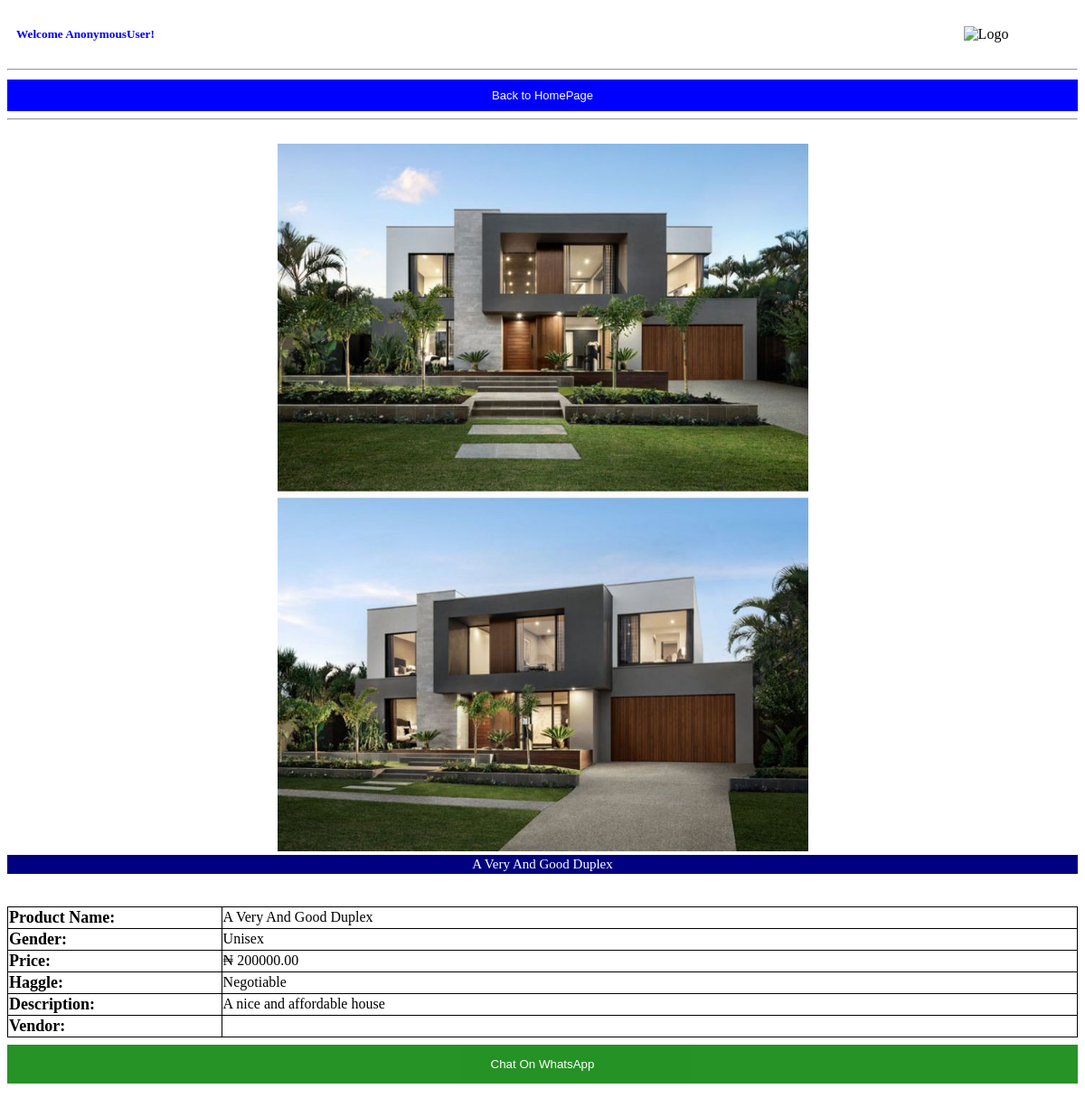
/product/get_product/3, run on the app's committed database.
### product/models.py (models this page shows, shortened)
class Product(models.Model):
    negotiate = [
        ('Negotiable', 'Negotiable'),
        ('Unnegotiable', 'Unnegotiable'),
    ]
    sex = [
        ('Male', 'Male'),
        ('Female', 'Female'),
        ('Unisex', 'Unisex'),
    ]
    created_by = models.ForeignKey(Vendor, related_name = "fashion_vendors", on_delete=models.CASCADE, null=True)
    product_name = models.CharField(max_length=100, null=True)
    category = models.ForeignKey(Categorie, on_delete=models.CASCADE, related_name='product', null=True)
    gender = models.CharField(max_length=10, choices=sex, default='Unisex', null=True)
    price = models.DecimalField(decimal_places=2, max_digits=15, null=True)
    haggle = models.CharField(max_length=50, choices=negotiate, default='Negotiable')
    description = models.TextField(blank=True, null=True)
    image = models.ImageField(upload_to = 'image/', null=True)
    image2 = models.ImageField(upload_to = 'image/', null=True, blank= True)
    image3 = models.ImageField(upload_to = 'image/', null=True, blank= True)
    image4 = models.ImageField(upload_to = 'image/', null=True, blank= True)
    image5 = models.ImageField(upload_to = 'image/', null=True, blank= True)
    created = models.DateTimeField(auto_now_add=True)
    updated = models.DateTimeField(auto_now=True)
    class Meta:
        ordering = ('-created',)
    @property
    def imageURL(self):
        try:
            url = self.image.url
        except:
            url = ''
        return url
    @property
    def image2URL(self):
        try:
            url = self.image2.url
        except:
            url = ''
        return url
    @property
    def image3URL(self):
        try:
            url = self.image3.url
        except:
            url = ''
        return url
    @property
    def image4URL(self):
        try:
            url = self.image4.url
        except:
            url = ''
        return url
    @property
    def image5URL(self):
        try:
            url = self.image5.url
        except:
            url = ''
        return url

### product/views.py (the view)
# urls.py: path('get_product/<str:pk>', getProduct, name='get_product'),
def getProduct(request, pk):
    product = Product.objects.get(id=pk)
    context = {'product':product}
    return render(request, 'get_product.html', context)

### product/templates/get_product.html (shortened to what this page needs)
{% extends 'index.html'%}
{% block content %}
{% load static %}
<link rel="stylesheet" href="{% static 'product.css'%}">
<div class="slideshow-container">
  <center>
    {% if product.imageURL %}
    <div class="mySlides">
      <img src="{{product.imageURL}}" style="width:50%">
    </div>
    {%endif%}
  </center>
</div>
<div class="text">{{product.product_name|title}}</div>
<br>
<br>
<table>
  <tr>
    <th>Product Name:</th>
    <td>{{product.product_name|title}}</td>
  </tr>
  <tr>
    <th>Gender:</th>
    <td>{{product.gender|title}}</td>
  </tr>
  <tr>
    <th>Price:</th>
    <td>&#8358 {{product.price}}</td>
  </tr>
  <tr>
    <th>Haggle:</th>
    <td>{{product.haggle|capfirst}}</td>
  </tr>
  <tr>
    <th>Description:</th>
    <td>{{product.description}}</td>
  </tr>
  <tr>
    <th>Vendor:</th>
      <td>{{product.created_by.business_name|title}}</td>
    </tr>
</table>
<a href="https://wa.me/{{product.created_by.business_whatsapp_number}}"><input class="input" type="submit"
    value="Chat On WhatsApp"></a>
</body>
</html>
{%endblock%}

### core/static/index.css (style rules this page uses)
input { background-color: green; color: white; padding: 14px 20px; margin: 8px 0; border: none; cursor: pointer; width: 100%; opacity: 0.85; text-align: center; }

### product/static/product.css (style rules this page uses)
* { box-sizing:border-box }
.slideshow-container { padding: 0px 5px; position: relative; margin: auto; }
.mySlides { display: none; }
.text { color: white; background-color: navy; font-size: 15px; padding: 2px 16px; width: 100%; text-align: center; }
table { width: 100%; border: 1px solid; border-collapse: collapse; }
th { font-size: large; border: 1px solid; width: 20%; text-align: left; }
td { font-size: medium; border: 1px solid; }
.input { background-color: green; color: white; padding: 14px 20px; margin: 8px 0; border: none; cursor: pointer; width: 100%; opacity: 0.85; }

### data on the page
Product: imageURL (picture), product_name "A Very And Good Duplex", gender "Unisex", price "200000.00", haggle "Negotiable", description "A nice and affordable house"

### other printed values
{{ request.user|capfirst }} "AnonymousUser"
